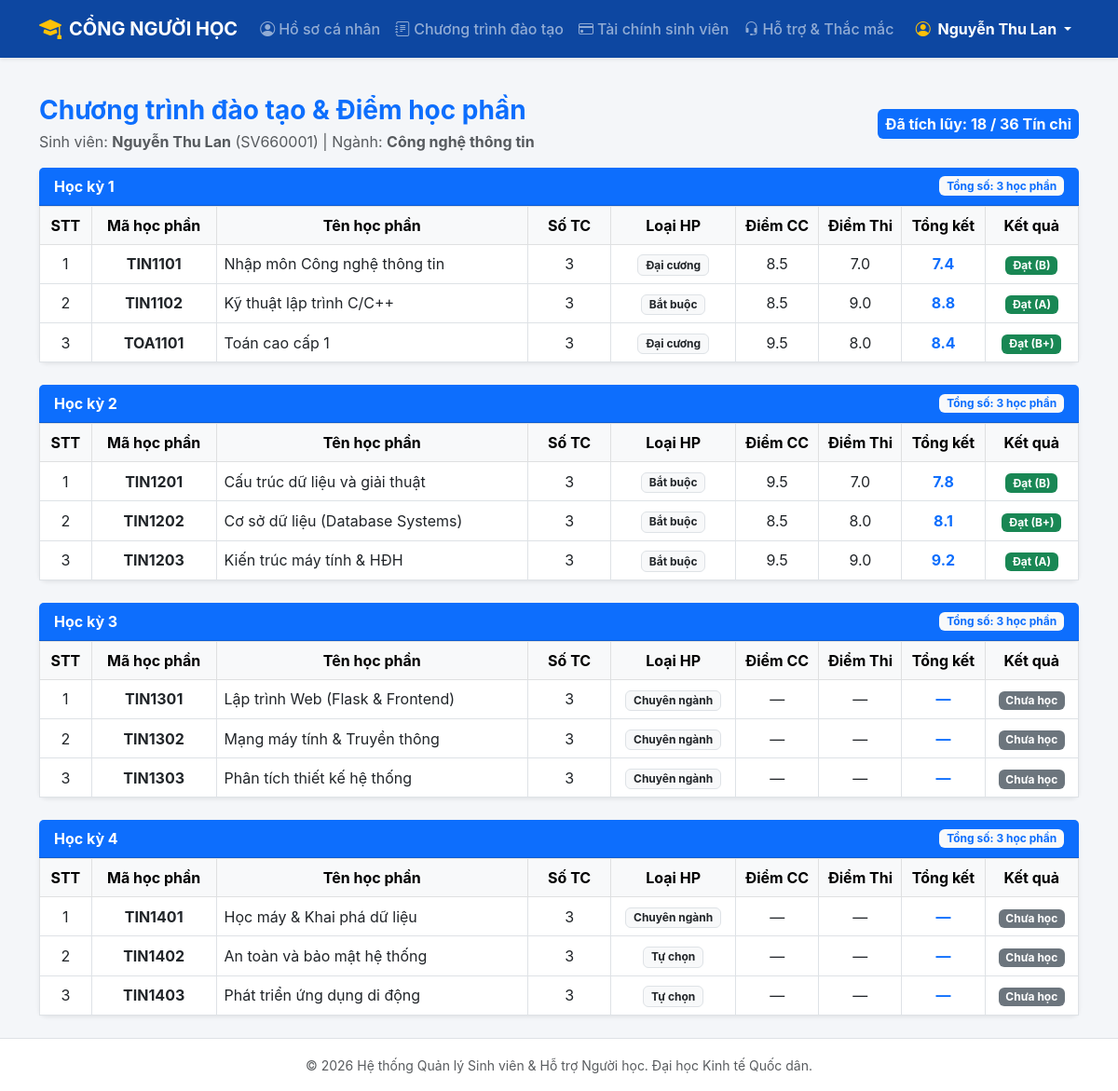
Screenshot of /portal/curriculum (signed in) with the database file from the repository.
### tables this page shows
CREATE TABLE TaiKhoan (
    id INTEGER PRIMARY KEY AUTOINCREMENT,
    username TEXT NOT NULL UNIQUE,
    password_hash TEXT NOT NULL,
    vai_tro TEXT NOT NULL CHECK (vai_tro IN ('student', 'support_staff', 'admin')),
    ho_ten TEXT,
    sinh_vien_id INTEGER UNIQUE REFERENCES SinhVien(id) ON DELETE CASCADE
);

CREATE TABLE SinhVien (
    id INTEGER PRIMARY KEY AUTOINCREMENT,
    ma_sv TEXT NOT NULL UNIQUE,
    ho_ten TEXT NOT NULL,
    ngay_sinh TEXT,
    gioi_tinh TEXT CHECK (gioi_tinh IN ('Nam', 'Nữ', 'Khác')),
    email TEXT,
    so_dien_thoai TEXT,
    dia_chi TEXT,
    lop_id INTEGER NOT NULL REFERENCES Lop(id),
    trang_thai TEXT NOT NULL DEFAULT 'Đang học'
        CHECK (trang_thai IN ('Đang học', 'Bảo lưu', 'Đã tốt nghiệp', 'Thôi học')),
    ngay_tao TEXT NOT NULL DEFAULT (datetime('now', 'localtime'))
);

CREATE TABLE NganhHoc (
    id INTEGER PRIMARY KEY AUTOINCREMENT,
    ma_nganh TEXT NOT NULL UNIQUE,
    ten_nganh TEXT NOT NULL
);

CREATE TABLE KetQuaHocTap (
    id INTEGER PRIMARY KEY AUTOINCREMENT,
    sinh_vien_id INTEGER NOT NULL REFERENCES SinhVien(id) ON DELETE CASCADE,
    hoc_phan_id INTEGER NOT NULL REFERENCES ChuongTrinhDaoTao(id),
    diem_chuyen_can REAL,
    diem_thi REAL,
    diem_tong_ket REAL,
    diem_chu TEXT,
    trang_thai_hp TEXT DEFAULT 'Đạt' CHECK (trang_thai_hp IN ('Đạt', 'Học lại', 'Đang học'))
);

CREATE TABLE ChuongTrinhDaoTao (
    id INTEGER PRIMARY KEY AUTOINCREMENT,
    ma_hp TEXT NOT NULL UNIQUE,
    ten_hp TEXT NOT NULL,
    so_tin_chi INTEGER NOT NULL,
    hoc_ky_goi_y INTEGER NOT NULL,
    nganh_id INTEGER NOT NULL REFERENCES NganhHoc(id),
    loai_hp TEXT DEFAULT 'Bắt buộc' CHECK (loai_hp IN ('Bắt buộc', 'Tự chọn', 'Đại cương', 'Chuyên ngành'))
);

### portal.py (the view)
@portal_bp.route("/curriculum")
@login_required
@roles_required("student")
def curriculum():
    db = get_db()
    sv = get_current_student(db)
    if not sv:
        abort(404)
    curriculum_sql = """
        SELECT c.*, kq.diem_chuyen_can, kq.diem_thi, kq.diem_tong_ket, kq.diem_chu, kq.trang_thai_hp
        FROM ChuongTrinhDaoTao c
        LEFT JOIN KetQuaHocTap kq ON kq.hoc_phan_id = c.id AND kq.sinh_vien_id = ?
        WHERE c.nganh_id = ?
        ORDER BY c.hoc_ky_goi_y, c.ma_hp
    """
    courses = db.execute(curriculum_sql, (sv["id"], sv["nganh_id"])).fetchall()
    semesters = {}
    total_credits = 0
    accumulated_credits = 0
    for c in courses:
        sem = c["hoc_ky_goi_y"]
        if sem not in semesters:
            semesters[sem] = []
        semesters[sem].append(c)
        total_credits += c["so_tin_chi"]
        if c["trang_thai_hp"] == "Đạt":
            accumulated_credits += c["so_tin_chi"]
    return render_template(
        "portal/curriculum.html",
        sv=sv,
        semesters=semesters,
        total_credits=total_credits,
        accumulated_credits=accumulated_credits
    )

### auth.py (called while the page is built)
@auth_bp.before_app_request
def load_logged_in_user():
    user_id = session.get("user_id")
    if user_id is None:
        g.user = None
    else:
        db = get_db()
        g.user = db.execute(
            "SELECT id, username, vai_tro, ho_ten, sinh_vien_id FROM TaiKhoan WHERE id = ?",
            (user_id,)
        ).fetchone()

def login_required(view):
    @functools.wraps(view)
    def wrapped_view(**kwargs):
        if g.user is None:
            flash("Vui lòng đăng nhập để truy cập chức năng này.", "warning")
            return redirect(url_for("auth.login"))
        return view(**kwargs)
    return wrapped_view

def roles_required(*roles):
    def decorator(view):
        @functools.wraps(view)
        def wrapped_view(**kwargs):
            if g.user is None:
                flash("Vui lòng đăng nhập để tiếp tục.", "warning")
                return redirect(url_for("auth.login"))
            if g.user["vai_tro"] not in roles:
                flash("Bạn không có quyền truy cập vào chức năng hoặc trang này.", "danger")
                if g.user["vai_tro"] == "student":
                    return redirect(url_for("portal.profile"))
                return redirect(url_for("students.list_students"))
            return view(**kwargs)
        return wrapped_view
    return decorator

### models.py (called while the page is built)
def connect(path):
    conn = sqlite3.connect(path)
    conn.row_factory = sqlite3.Row
    conn.execute("PRAGMA foreign_keys = ON")
    conn.create_function("norm", 1, normalize, deterministic=True)
    return conn

def get_db():
    if "db" not in g:
        g.db = connect(current_app.config["DATABASE"])
    return g.db

### portal.py (called while the page is built)
def get_current_student(db):
    if not g.user or g.user["sinh_vien_id"] is None:
        return None
    query = """
        SELECT sv.*, l.ma_lop, l.ten_lop, l.khoa_hoc,
               n.id AS nganh_id, n.ma_nganh, n.ten_nganh
        FROM SinhVien sv
        JOIN Lop l ON l.id = sv.lop_id
        JOIN NganhHoc n ON n.id = l.nganh_id
        WHERE sv.id = ?
    """
    return db.execute(query, (g.user["sinh_vien_id"],)).fetchone()

### templates/portal/curriculum.html (shortened to what this page needs)
{% extends "base.html" %}
{% block content %}
<div class="container my-4">
    <div class="d-flex justify-content-between align-items-center mb-3">
        <div>
            <h3 class="fw-bold text-primary mb-1">Chương trình đào tạo & Điểm học phần</h3>
            <p class="text-muted mb-0">Sinh viên: <strong>{{ sv.ho_ten }}</strong> ({{ sv.ma_sv }}) | Ngành: <strong>{{ sv.ten_nganh }}</strong></p>
        </div>
        <div class="text-end">
            <span class="badge bg-primary p-2 fs-6">Đã tích lũy: {{ accumulated_credits }} / {{ total_credits }} Tín chỉ</span>
        </div>
    </div>
    {% for sem, courses in semesters.items() %}
    <div class="card shadow-sm border-0 mb-4">
        <div class="card-header bg-primary text-white d-flex justify-content-between align-items-center">
            <span class="fw-bold fs-6">Học kỳ {{ sem }}</span>
            <small class="badge bg-light text-primary">Tổng số: {{ courses|length }} học phần</small>
        </div>
        <div class="card-body p-0">
            <div class="table-responsive">
                <table class="table table-hover table-bordered mb-0 align-middle">
                    <thead class="table-light">
                        <tr class="text-center">
                            <th style="width: 5%;">STT</th>
                            <th style="width: 12%;">Mã học phần</th>
                            <th style="width: 30%;">Tên học phần</th>
                            <th style="width: 8%;">Số TC</th>
                            <th style="width: 12%;">Loại HP</th>
                            <th style="width: 8%;">Điểm CC</th>
                            <th style="width: 8%;">Điểm Thi</th>
                            <th style="width: 8%;">Tổng kết</th>
                            <th style="width: 9%;">Kết quả</th>
                        </tr>
                    </thead>
                    <tbody>
                        {% for c in courses %}
                        <tr>
                            <td class="text-center">{{ loop.index }}</td>
                            <td class="text-center fw-bold">{{ c.ma_hp }}</td>
                            <td>{{ c.ten_hp }}</td>
                            <td class="text-center">{{ c.so_tin_chi }}</td>
                            <td class="text-center"><span class="badge bg-light text-dark border">{{ c.loai_hp }}</span></td>
                            <td class="text-center">{{ c.diem_chuyen_can if c.diem_chuyen_can is not none else '—' }}</td>
                            <td class="text-center">{{ c.diem_thi if c.diem_thi is not none else '—' }}</td>
                            <td class="text-center fw-bold text-primary">{{ c.diem_tong_ket if c.diem_tong_ket is not none else '—' }}</td>
                            <td class="text-center">
                                {% if c.trang_thai_hp == 'Đạt' %}
                                    <span class="badge bg-success">Đạt ({{ c.diem_chu }})</span>
                                {% elif c.trang_thai_hp == 'Học lại' %}
                                    <span class="badge bg-danger">Học lại</span>
                                {% else %}
                                    <span class="badge bg-secondary">Chưa học</span>
                                {% endif %}
                            </td>
                        </tr>
                        {% endfor %}
                    </tbody>
                </table>
            </div>
        </div>
    </div>
    {% endfor %}
</div>
{% endblock %}

### templates/base.html (shortened to what this page needs)
<!DOCTYPE html>
<html lang="vi">
<head>
    <link href="https://cdn.jsdelivr.net/npm/bootstrap@5.3.0/dist/css/bootstrap.min.css" rel="stylesheet">
    <link rel="stylesheet" href="https://cdn.jsdelivr.net/npm/bootstrap-icons@1.11.1/font/bootstrap-icons.css">
</head>
<body>
    <nav class="navbar navbar-expand-lg navbar-dark navbar-neu shadow-sm sticky-top">
        <div class="container">
            <a class="navbar-brand fw-bold d-flex align-items-center" href="{{ url_for('home') }}">
                <i class="bi bi-mortarboard-fill me-2 fs-4 text-warning"></i> CỔNG NGƯỜI HỌC
            </a>
            <div class="collapse navbar-collapse" id="navbarNav">
                <ul class="navbar-nav me-auto mb-2 mb-lg-0">
                    {% if g.user %}
                        {% if g.user.vai_tro == 'student' %}
                            <li class="nav-item">
                                <a class="nav-link" href="{{ url_for('portal.profile') }}"><i class="bi bi-person-circle me-1"></i>Hồ sơ cá nhân</a>
                            </li>
                            <li class="nav-item">
                                <a class="nav-link" href="{{ url_for('portal.curriculum') }}"><i class="bi bi-journal-text me-1"></i>Chương trình đào tạo</a>
                            </li>
                            <li class="nav-item">
                                <a class="nav-link" href="{{ url_for('portal.finance') }}"><i class="bi bi-credit-card me-1"></i>Tài chính sinh viên</a>
                            </li>
                            <li class="nav-item">
                                <a class="nav-link" href="{{ url_for('portal.support') }}"><i class="bi bi-headset me-1"></i>Hỗ trợ & Thắc mắc</a>
                            </li>
                        {% endif %}
                    {% endif %}
                </ul>
                <ul class="navbar-nav ms-auto">
                    {% if g.user %}
                        <li class="nav-item dropdown">
                            <a class="nav-link dropdown-toggle text-white fw-bold" href="#" id="userDrop" role="button" data-bs-toggle="dropdown">
                                <i class="bi bi-person-circle me-1 text-warning"></i>
                                {% if g.user.vai_tro == 'student' %}
                                    {{ g.user.ho_ten }}
                                {% elif g.user.vai_tro == 'admin' %}
                                    Admin ({{ g.user.username }})
                                {% else %}
                                    Nhân viên hỗ trợ ({{ g.user.username }})
                                {% endif %}
                            </a>
                        </li>
                    {% else %}
                        <li class="nav-item"><a class="nav-link" href="{{ url_for('auth.login') }}">Đăng nhập</a></li>
                    {% endif %}
                </ul>
            </div>
        </div>
    </nav>
    <main>
        {% block content %}{% endblock %}
    </main>
    <footer class="text-center py-3 text-muted border-top bg-white mt-auto">
        <div class="container">
            <small>© 2026 Hệ thống Quản lý Sinh viên & Hỗ trợ Người học. Đại học Kinh tế Quốc dân.</small>
        </div>
    </footer>
</body>
</html>

### templates/base.html (style rules this page uses)
html, body { height: 100%; }
body { background-color: #f4f6f9; font-family: -apple-system, BlinkMacSystemFont, "Segoe UI", Roboto, sans-serif; display: flex; flex-direction: column; min-height: 100vh; }
.navbar-neu { background-color: #0d47a1; }
.nav-link { font-weight: 500; }
.card { border-radius: 8px; }
main { flex: 1 0 auto; }
footer { flex-shrink: 0; }

### rows the page displays
TaiKhoan: user.ho_ten "Nguyễn Thu Lan"
SinhVien: ho_ten "Nguyễn Thu Lan", ma_sv "SV660001"
NganhHoc: ten_nganh "Công nghệ thông tin"
KetQuaHocTap: ma_hp "TIN1101", ten_hp "Nhập môn Công nghệ thông tin", so_tin_chi "3", loai_hp "Đại cương", diem_chuyen_can "8.5", diem_thi "7.0", diem_tong_ket "7.4", diem_chu "B"
KetQuaHocTap: ma_hp "TIN1102", ten_hp "Kỹ thuật lập trình C/C++", so_tin_chi "3", loai_hp "Bắt buộc", diem_chuyen_can "8.5", diem_thi "9.0", diem_tong_ket "8.8", diem_chu "A"
KetQuaHocTap: ma_hp "TOA1101", ten_hp "Toán cao cấp 1", so_tin_chi "3", loai_hp "Đại cương", diem_chuyen_can "9.5", diem_thi "8.0", diem_tong_ket "8.4", diem_chu "B+"
KetQuaHocTap: ma_hp "TIN1201", ten_hp "Cấu trúc dữ liệu và giải thuật", so_tin_chi "3", loai_hp "Bắt buộc", diem_chuyen_can "9.5", diem_thi "7.0", diem_tong_ket "7.8", diem_chu "B"
KetQuaHocTap: ma_hp "TIN1202", ten_hp "Cơ sở dữ liệu (Database Systems)", so_tin_chi "3", loai_hp "Bắt buộc", diem_chuyen_can "8.5", diem_thi "8.0", diem_tong_ket "8.1", diem_chu "B+"
KetQuaHocTap: ma_hp "TIN1203", ten_hp "Kiến trúc máy tính & HĐH", so_tin_chi "3", loai_hp "Bắt buộc", diem_chuyen_can "9.5", diem_thi "9.0", diem_tong_ket "9.2", diem_chu "A"
ChuongTrinhDaoTao: ma_hp "TIN1301", ten_hp "Lập trình Web (Flask & Frontend)", so_tin_chi "3", loai_hp "Chuyên ngành", diem_chuyen_can "—", diem_thi "—", diem_tong_ket "—", shows "Chưa học"
ChuongTrinhDaoTao: ma_hp "TIN1302", ten_hp "Mạng máy tính & Truyền thông", so_tin_chi "3", loai_hp "Chuyên ngành", diem_chuyen_can "—", diem_thi "—", diem_tong_ket "—", shows "Chưa học"
ChuongTrinhDaoTao: ma_hp "TIN1303", ten_hp "Phân tích thiết kế hệ thống", so_tin_chi "3", loai_hp "Chuyên ngành", diem_chuyen_can "—", diem_thi "—", diem_tong_ket "—", shows "Chưa học"
ChuongTrinhDaoTao: ma_hp "TIN1401", ten_hp "Học máy & Khai phá dữ liệu", so_tin_chi "3", loai_hp "Chuyên ngành", diem_chuyen_can "—", diem_thi "—", diem_tong_ket "—", shows "Chưa học"
ChuongTrinhDaoTao: ma_hp "TIN1402", ten_hp "An toàn và bảo mật hệ thống", so_tin_chi "3", loai_hp "Tự chọn", diem_chuyen_can "—", diem_thi "—", diem_tong_ket "—", shows "Chưa học"
ChuongTrinhDaoTao: ma_hp "TIN1403", ten_hp "Phát triển ứng dụng di động", so_tin_chi "3", loai_hp "Tự chọn", diem_chuyen_can "—", diem_thi "—", diem_tong_ket "—", shows "Chưa học"

### other values shown
{{ accumulated_credits }} "18"
{{ total_credits }} "36"
{{ sem }} "1" "2" "3" "4"
{{ courses|length }} "3" "3" "3" "3"
